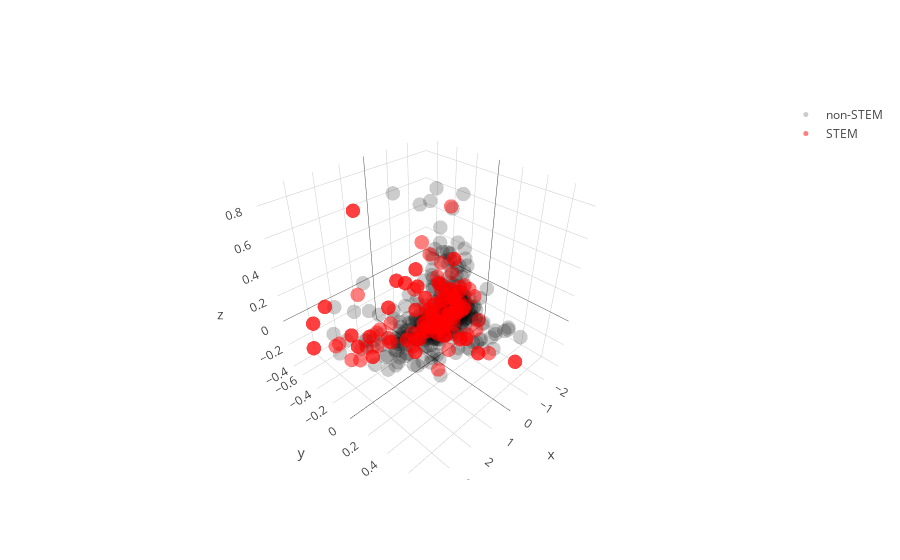

Notebook code for this chart:
### Code cell
import plotly.plotly as py
from plotly.offline import download_plotlyjs, init_notebook_mode, plot, iplot
import plotly.graph_objs as go
init_notebook_mode(connected=True)

ix = np.where(y == 0)
trace1 = go.Scatter3d(
    x=x_pca[ix, 0][0],
    y=x_pca[ix, 1][0],
    z=x_pca[ix, 2][0],
    mode='markers',
    marker=dict(
        color='rgb(0, 0, 0)',
        size=5,
        opacity=0.2
    ),
    name='non-STEM'
)

ix = np.where(y == 1)
trace2 = go.Scatter3d(
    x=x_pca[ix, 0][0],
    y=x_pca[ix, 1][0],
    z=x_pca[ix, 2][0],
    mode='markers',
    marker=dict(
        color='rgb(255, 0, 0)',
        size=5,
        symbol='circle',
        opacity=0.5
    ),
    name='STEM'
)

data = [trace1, trace2]
fig = go.Figure(data=data)
iplot(fig)

### Figure 1 — Plotly figure (JSON) as saved in the notebook; plotly's stock layout.template omitted (floating-point values rounded to 4 significant figures; data arrays with more than 128 entries replaced by an {"elided": "..."} marker saying what was removed)
{"data": [{"marker": {"color": "rgb(0, 0, 0)", "opacity": 0.2, "size": 5}, "mode": "markers", "name": "non-STEM", "type": "scatter3d", "x": {"elided": "350 float values"}, "y": {"elided": "350 float values"}, "z": {"elided": "350 float values"}}, {"marker": {"color": "rgb(255, 0, 0)", "opacity": 0.5, "size": 5, "symbol": "circle"}, "mode": "markers", "name": "STEM", "type": "scatter3d", "x": {"elided": "164 float values"}, "y": {"elided": "164 float values"}, "z": {"elided": "164 float values"}}], "layout": {}}
